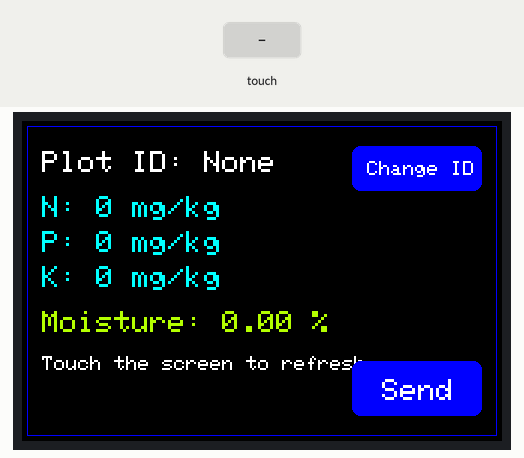
A sketch run on a simulated ESP32. On the bench: 480×320 colour display. The inputs (shaded band) are chosen by the test bench. WiFi joins after 1.5 s; servers stay silent unless stated; what the sketch prints to the serial monitor is not drawn.

Above: at 5.0 s.
5.1 s: screen touched at 87 % across, 10 % down
At 6.0 s:
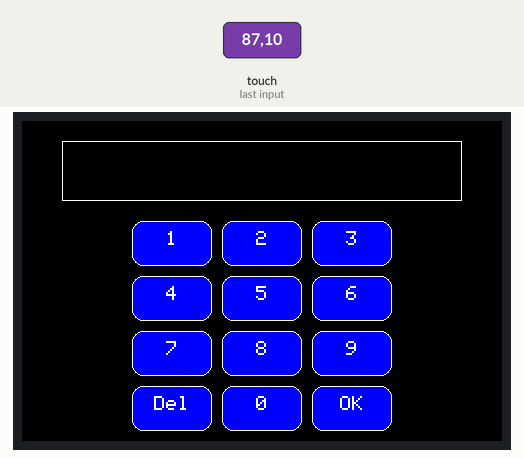
6.8 s: screen touched at 62 % across, 90 % down
At 7.8 s:
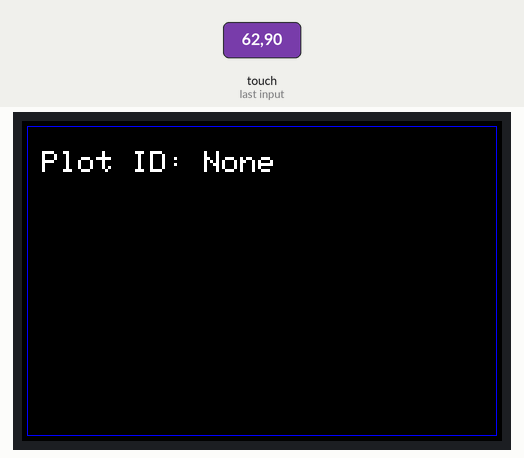
9.8 s: screen touched at 87 % across, 90 % down
At 10.7 s:
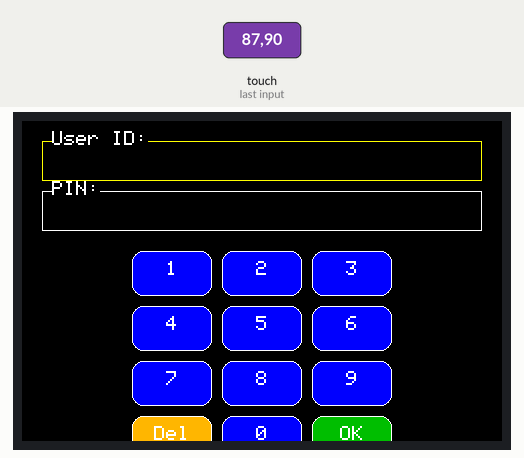
11.5 s: screen touched at 13 % across, 30 % down
At 11.8 s:
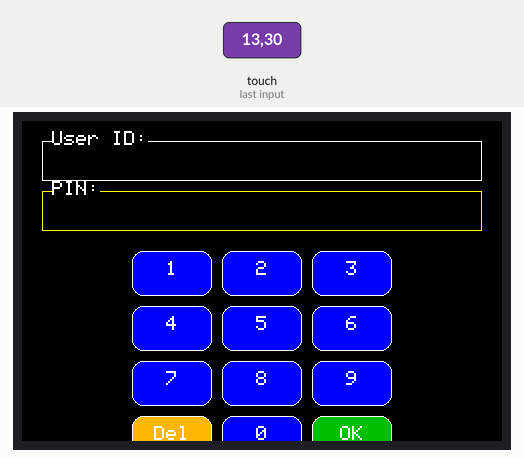
13.0 s: screen touched at 38 % across, 50 % down
At 14.3 s:
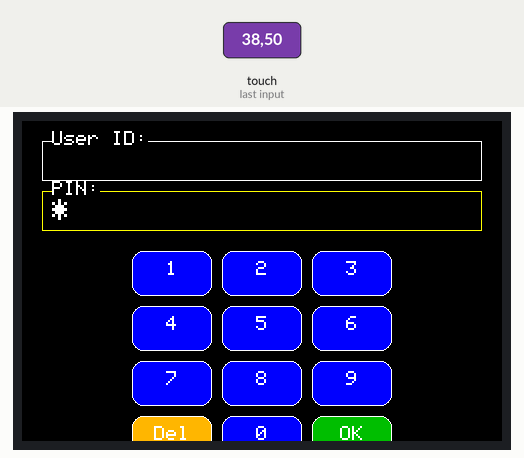
14.6 s: screen touched at 62 % across, 50 % down
At 15.8 s:
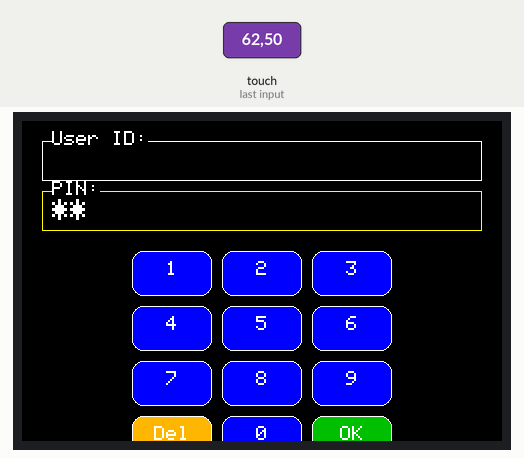
Timing chart, 0 to 17.2 s (numbered marks = the images above; inputs shaded):
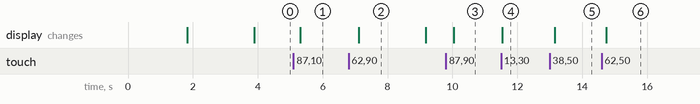

The sketch:

tft_calibration.ino
```cpp
// =================================================================================
// ==      FINAL CODE: NPK SENSOR (TINANGGAL ANG "ONLINE MODE" TEXT)              ==
// =================================================================================

#include <WiFi.h>
#include <HTTPClient.h>
#include <SPI.h>
#include <TFT_eSPI.h>
#include <HardwareSerial.h>
#include <ModbusMaster.h>

const char* ssid = "COE_LAB";
const char* password = "Lablangkasimakulitka!";
const char* serverName = "http://192.168.0.127/npkitty/web/receive.php";

#define SENSOR_RX_PIN 16
#define SENSOR_TX_PIN 17
HardwareSerial sensorSerial(2);
ModbusMaster npkSensor;

TFT_eSPI tft = TFT_eSPI();
uint16_t calData[5] = { 342, 3492, 269, 3541, 7  };

enum ScreenState { HOME_SCREEN, NUMPAD_SCREEN, LOGIN_SCREEN };
ScreenState currentScreen = HOME_SCREEN;

// --- Global variables ---
String plotId = "None";
String numpadInput = "";
String emailInput = "";
String passwordInput = "";
bool isEditingEmail = true;

uint16_t nitrogen = 0, phosphorus = 0, potassium = 0, moisture = 0;
uint16_t touch_x, touch_y;

// Button ui elements
const int CHANGE_ID_BTN[] = {330, 25, 130, 45};
const int SEND_BTN[] = {330, 240, 130, 55};
const int NUM_BTN_WIDTH = 80;
const int NUM_BTN_HEIGHT = 45;
const int NUM_BTN_GAP = 10;
const char* numpad_keys[4][3] = {
  {"1", "2", "3"}, {"4", "5", "6"}, {"7", "8", "9"}, {"Del", "0", "OK"}
};
TFT_eSPI_Button idNumpadButtons[12];
TFT_eSPI_Button loginNumpadButtons[12];
const int EMAIL_FIELD[] = {20, 20, 440, 40};
const int PASS_FIELD[] = {20, 70, 440, 40};


void setupWiFi() {
  delay(10);
  Serial.println();
  Serial.print("Connecting to ");
  Serial.println(ssid);

  WiFi.begin(ssid, password);

  int retries = 0;
  while (WiFi.status() != WL_CONNECTED) {
    delay(500);
    Serial.print(".");
    if(retries++ > 20) {
        Serial.println("\nFailed to connect to WiFi!");
        return;
    }
  }

  Serial.println("");
  Serial.println("WiFi connected");
  Serial.print("IP address: ");
  Serial.println(WiFi.localIP());
}

void sendDataToServer() {
  if (WiFi.status() == WL_CONNECTED) {
    HTTPClient http;

    http.begin(serverName);
    http.addHeader("Content-Type", "application/x-www-form-urlencoded");

    getSensorReadings();

    String httpRequestData = "userId=" + emailInput +
                             "&pin=" + passwordInput +
                             "&plotId=" + plotId +
                             "&nitrogen=" + String(nitrogen) +
                             "&phosphorus=" + String(phosphorus) +
                             "&potassium=" + String(potassium) +
                             "&moisture=" + String(moisture / 10.0);

    Serial.println("Sending data to server: ");
    Serial.println(httpRequestData);

    int httpResponseCode = http.POST(httpRequestData);

    tft.fillScreen(TFT_BLACK);
    tft.setTextColor(TFT_WHITE);
    tft.setTextSize(3);
    tft.setCursor(20, 100);

    if (httpResponseCode > 0) {
      String response = http.getString();
      Serial.print("HTTP Response code: ");
      Serial.println(httpResponseCode);
      Serial.print("Response from server: ");
      Serial.println(response);

      tft.println("Data Sent!");
      tft.setTextSize(2);
      tft.println(response);

      emailInput = "";
      passwordInput = "";
      plotId = "None";

    } else {
      Serial.print("Error on sending POST: ");
      Serial.println(httpResponseCode);
      tft.println("Send Failed!");
    }

    http.end();
    delay(3000);

  } else {
    Serial.println("WiFi Disconnected. Cannot send data.");
    tft.fillScreen(TFT_BLACK);
    tft.setTextColor(TFT_RED);
    tft.setTextSize(3);
    tft.setCursor(20, 100);
    tft.println("WiFi Error!");
    tft.println("Check connection.");
    delay(3000);
  }
}

void getSensorReadings() {
  uint8_t result;
  result = npkSensor.readHoldingRegisters(0x1E, 5);
  if (result == npkSensor.ku8MBSuccess) {
    nitrogen   = npkSensor.getResponseBuffer(0x00);
    phosphorus = npkSensor.getResponseBuffer(0x01);
    potassium  = npkSensor.getResponseBuffer(0x02);
    moisture   = npkSensor.getResponseBuffer(0x04);
  } else {
    nitrogen = 0; phosphorus = 0; potassium = 0; moisture = 0;
  }
}

void drawHomeScreen() {
  tft.fillScreen(TFT_BLACK);
  tft.drawRect(5, 5, 470, 310, TFT_BLUE);
  tft.setTextColor(TFT_WHITE, TFT_BLACK);
  tft.setTextSize(3);
  tft.setCursor(20, 30);
  tft.print("Plot ID: " + plotId);
  getSensorReadings();
  tft.setTextColor(TFT_CYAN, TFT_BLACK);
  tft.setTextSize(3);
  tft.setCursor(20, 75);  tft.print("N: " + String(nitrogen)   + " mg/kg");
  tft.setCursor(20, 110); tft.print("P: " + String(phosphorus) + " mg/kg");
  tft.setCursor(20, 145); tft.print("K: " + String(potassium)  + " mg/kg");
  tft.setTextColor(TFT_GREENYELLOW, TFT_BLACK);
  tft.setTextSize(3);
  tft.setCursor(20, 190); tft.print("Moisture: " + String(moisture / 10.0) + " %");
  tft.setTextColor(TFT_WHITE, TFT_BLACK);
  tft.setTextSize(2);
  tft.setCursor(20, 235); tft.print("Touch the screen to refresh.");

  // --- ITO ANG LUGAR KUNG SAAN TINANGGAL ANG "ONLINE MODE" TEXT ---
  // tft.setTextSize(3);
  // tft.setCursor(20, 270);
  // tft.print("Online Mode");
  // -----------------------------------------------------------

  tft.fillRoundRect(CHANGE_ID_BTN[0], CHANGE_ID_BTN[1], CHANGE_ID_BTN[2], CHANGE_ID_BTN[3], 8, TFT_BLUE);
  tft.setTextColor(TFT_WHITE);
  tft.setTextSize(2);
  tft.setCursor(CHANGE_ID_BTN[0] + 15, CHANGE_ID_BTN[1] + 15);
  tft.print("Change ID");
  tft.fillRoundRect(SEND_BTN[0], SEND_BTN[1], SEND_BTN[2], SEND_BTN[3], 8, TFT_BLUE);
  tft.setTextColor(TFT_WHITE);
  tft.setTextSize(3);
  tft.setCursor(SEND_BTN[0] + 30, SEND_BTN[1] + 18);
  tft.print("Send");
}

void drawNumpadScreen() {
  tft.fillScreen(TFT_BLACK);
  tft.drawRect(40, 20, 400, 60, TFT_WHITE);
  tft.setTextColor(TFT_WHITE, TFT_BLACK);
  tft.setTextSize(4);
  tft.setCursor(50, 35);
  tft.print(numpadInput);
  int start_x = (tft.width() - (3 * NUM_BTN_WIDTH + 2 * NUM_BTN_GAP)) / 2;
  int start_y = 100;
  int k = 0;
  for (int row = 0; row < 4; row++) {
    for (int col = 0; col < 3; col++) {
      int x = start_x + col * (NUM_BTN_WIDTH + NUM_BTN_GAP);
      int y = start_y + row * (NUM_BTN_HEIGHT + NUM_BTN_GAP);
      idNumpadButtons[k].initButton(&tft, x + NUM_BTN_WIDTH/2, y + NUM_BTN_HEIGHT/2, NUM_BTN_WIDTH, NUM_BTN_HEIGHT, TFT_WHITE, TFT_BLUE, TFT_WHITE, (char*)numpad_keys[row][col], 2);
      idNumpadButtons[k].drawButton();
      k++;
    }
  }
}

void updateNumpadInput() {
  tft.fillRect(45, 25, 390, 50, TFT_BLACK);
  tft.setCursor(50, 35);
  tft.print(numpadInput);
}

void updateLoginFields() {
  tft.fillRect(EMAIL_FIELD[0] + 2, EMAIL_FIELD[1] + 2, EMAIL_FIELD[2] - 4, EMAIL_FIELD[3] - 4, TFT_BLACK);
  tft.drawRect(EMAIL_FIELD[0], EMAIL_FIELD[1], EMAIL_FIELD[2], EMAIL_FIELD[3], isEditingEmail ? TFT_YELLOW : TFT_WHITE);
  tft.setTextColor(TFT_WHITE, TFT_BLACK);
  tft.setTextSize(2);
  tft.setCursor(EMAIL_FIELD[0] + 10, EMAIL_FIELD[1] - 10); tft.print("User ID:");
  tft.setTextSize(3);
  tft.setCursor(EMAIL_FIELD[0] + 10, EMAIL_FIELD[1] + 8);
  tft.print(emailInput);
  tft.fillRect(PASS_FIELD[0] + 2, PASS_FIELD[1] + 2, PASS_FIELD[2] - 4, PASS_FIELD[3] - 4, TFT_BLACK);
  tft.drawRect(PASS_FIELD[0], PASS_FIELD[1], PASS_FIELD[2], PASS_FIELD[3], !isEditingEmail ? TFT_YELLOW : TFT_WHITE);
  String passwordMask = "";
  for (unsigned int i = 0; i < passwordInput.length(); i++) {
    passwordMask += "*";
  }
  tft.setTextColor(TFT_WHITE, TFT_BLACK);
  tft.setTextSize(2);
  tft.setCursor(PASS_FIELD[0] + 10, PASS_FIELD[1] - 10); tft.print("PIN:");
  tft.setTextSize(3);
  tft.setCursor(PASS_FIELD[0] + 10, PASS_FIELD[1] + 8);
  tft.print(passwordMask);
}

void drawLoginScreen() {
  tft.fillScreen(TFT_BLACK);
  updateLoginFields();
  int start_x = (tft.width() - (3 * NUM_BTN_WIDTH + 2 * NUM_BTN_GAP)) / 2;
  int start_y = 130;
  int k = 0;
  for (int row = 0; row < 4; row++) {
    for (int col = 0; col < 3; col++) {
      int x = start_x + col * (NUM_BTN_WIDTH + NUM_BTN_GAP);
      int y = start_y + row * (NUM_BTN_HEIGHT + NUM_BTN_GAP);
      uint16_t color = TFT_BLUE;
      if (strcmp(numpad_keys[row][col], "OK") == 0) color = 0x05E0;
      if (strcmp(numpad_keys[row][col], "Del") == 0) color = TFT_ORANGE;
      loginNumpadButtons[k].initButton(&tft, x + NUM_BTN_WIDTH/2, y + NUM_BTN_HEIGHT/2, NUM_BTN_WIDTH, NUM_BTN_HEIGHT, TFT_WHITE, color, TFT_WHITE, (char*)numpad_keys[row][col], 2);
      loginNumpadButtons[k].drawButton();
      k++;
    }
  }
}

void setup() {
  Serial.begin(115200);

  setupWiFi();

  sensorSerial.begin(9600, SERIAL_8N1, SENSOR_RX_PIN, SENSOR_TX_PIN);
  npkSensor.begin(1, sensorSerial);
  tft.init();
  tft.setRotation(1);
  tft.setTouch(calData);
  drawHomeScreen();
  currentScreen = HOME_SCREEN;
  Serial.println("Initialization Complete. Ready.");
}

void loop() {
  if (tft.getTouch(&touch_x, &touch_y)) {
    if (currentScreen == HOME_SCREEN) {
      if ((touch_x > CHANGE_ID_BTN[0]) && (touch_x < CHANGE_ID_BTN[0] + CHANGE_ID_BTN[2]) &&
          (touch_y > CHANGE_ID_BTN[1]) && (touch_y < CHANGE_ID_BTN[1] + CHANGE_ID_BTN[3])) {
        currentScreen = NUMPAD_SCREEN;
        numpadInput = "";
        drawNumpadScreen();
      } else if ((touch_x > SEND_BTN[0]) && (touch_x < SEND_BTN[0] + SEND_BTN[2]) &&
               (touch_y > SEND_BTN[1]) && (touch_y < SEND_BTN[1] + SEND_BTN[3])) {
        currentScreen = LOGIN_SCREEN;
        drawLoginScreen();
      } else {
        drawHomeScreen();
      }
    } else if (currentScreen == NUMPAD_SCREEN) {
      for (int i = 0; i < 12; i++) {
        if (idNumpadButtons[i].contains(touch_x, touch_y)) {
          idNumpadButtons[i].press(true); idNumpadButtons[i].drawButton(); delay(150);
          if (strcmp(numpad_keys[i/3][i%3], "OK") == 0) {
            plotId = (numpadInput.length() > 0) ? numpadInput : "None";
            currentScreen = HOME_SCREEN;
            drawHomeScreen();
          } else if (strcmp(numpad_keys[i/3][i%3], "Del") == 0) {
            if (numpadInput.length() > 0) numpadInput.remove(numpadInput.length() - 1);
            updateNumpadInput();
            idNumpadButtons[i].press(false); idNumpadButtons[i].drawButton();
          } else {
             if (numpadInput.length() < 12) numpadInput += numpad_keys[i/3][i%3];
             updateNumpadInput();
             idNumpadButtons[i].press(false); idNumpadButtons[i].drawButton();
          }
          break;
        }
      }
    } else if (currentScreen == LOGIN_SCREEN) {
      bool action_taken = false;
      if ((touch_x > EMAIL_FIELD[0]) && (touch_x < EMAIL_FIELD[0] + EMAIL_FIELD[2]) &&
          (touch_y > EMAIL_FIELD[1]) && (touch_y < EMAIL_FIELD[1] + EMAIL_FIELD[3])) {
            isEditingEmail = true; updateLoginFields(); action_taken = true;
      } else if ((touch_x > PASS_FIELD[0]) && (touch_x < PASS_FIELD[0] + PASS_FIELD[2]) &&
                 (touch_y > PASS_FIELD[1]) && (touch_y < PASS_FIELD[1] + PASS_FIELD[3])) {
            isEditingEmail = false; updateLoginFields(); action_taken = true;
      }

      if (!action_taken) {
        for (int i = 0; i < 12; i++) {
          if (loginNumpadButtons[i].contains(touch_x, touch_y)) {
            loginNumpadButtons[i].press(true); loginNumpadButtons[i].drawButton(); delay(100);
            const char* key = numpad_keys[i/3][i%3];

            if (strcmp(key, "OK") == 0) {
              sendDataToServer();

              emailInput = "";
              passwordInput = "";

              currentScreen = HOME_SCREEN;
              drawHomeScreen();
            } else if (strcmp(key, "Del") == 0) {
              if (isEditingEmail && emailInput.length() > 0) emailInput.remove(emailInput.length() - 1);
              else if (!isEditingEmail && passwordInput.length() > 0) passwordInput.remove(passwordInput.length() - 1);
            } else {
              if (isEditingEmail) { if (emailInput.length() < 16) emailInput += key; }
              else { if (passwordInput.length() < 16) passwordInput += key; }
            }
            updateLoginFields();
            loginNumpadButtons[i].press(false); loginNumpadButtons[i].drawButton();
            break;
          }
        }
      }
    }
    delay(200);
  }
}
```

Measured:
- after the input at 5.1 s, the display: changes after 0.21 s (image 1)
- after the input at 6.8 s, the display: changes after 0.32 s (image 2)
- after the input at 9.8 s, the display: changes after 0.24 s (image 3)
- after the input at 11.5 s, the display: changes at once (image 4)
- after the input at 13.0 s, the display: changes after 0.15 s (image 5)
- after the input at 14.6 s, the display: changes after 0.15 s (image 6)
- what the display in image 2 shows lasts 2.1 s, from 7.1 s to 9.2 s
